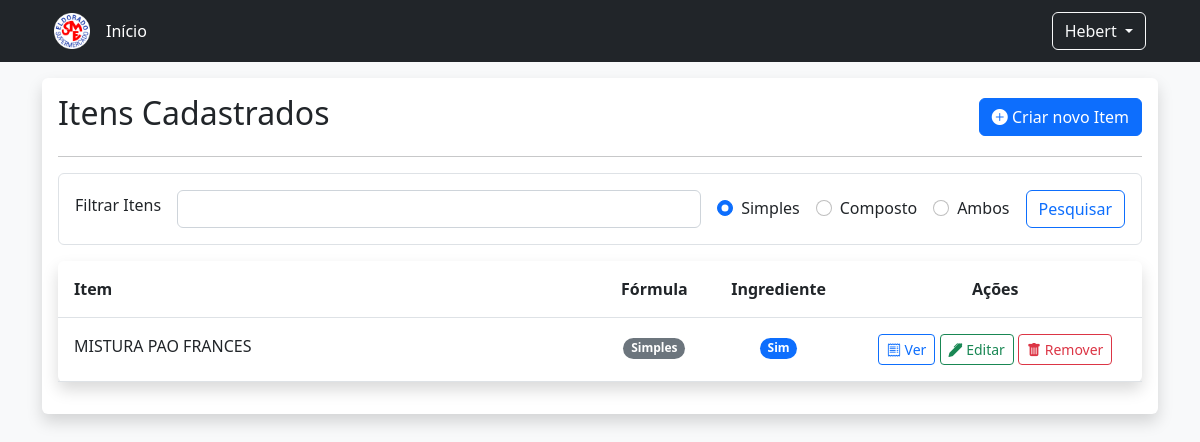
Before: / with the older database file.
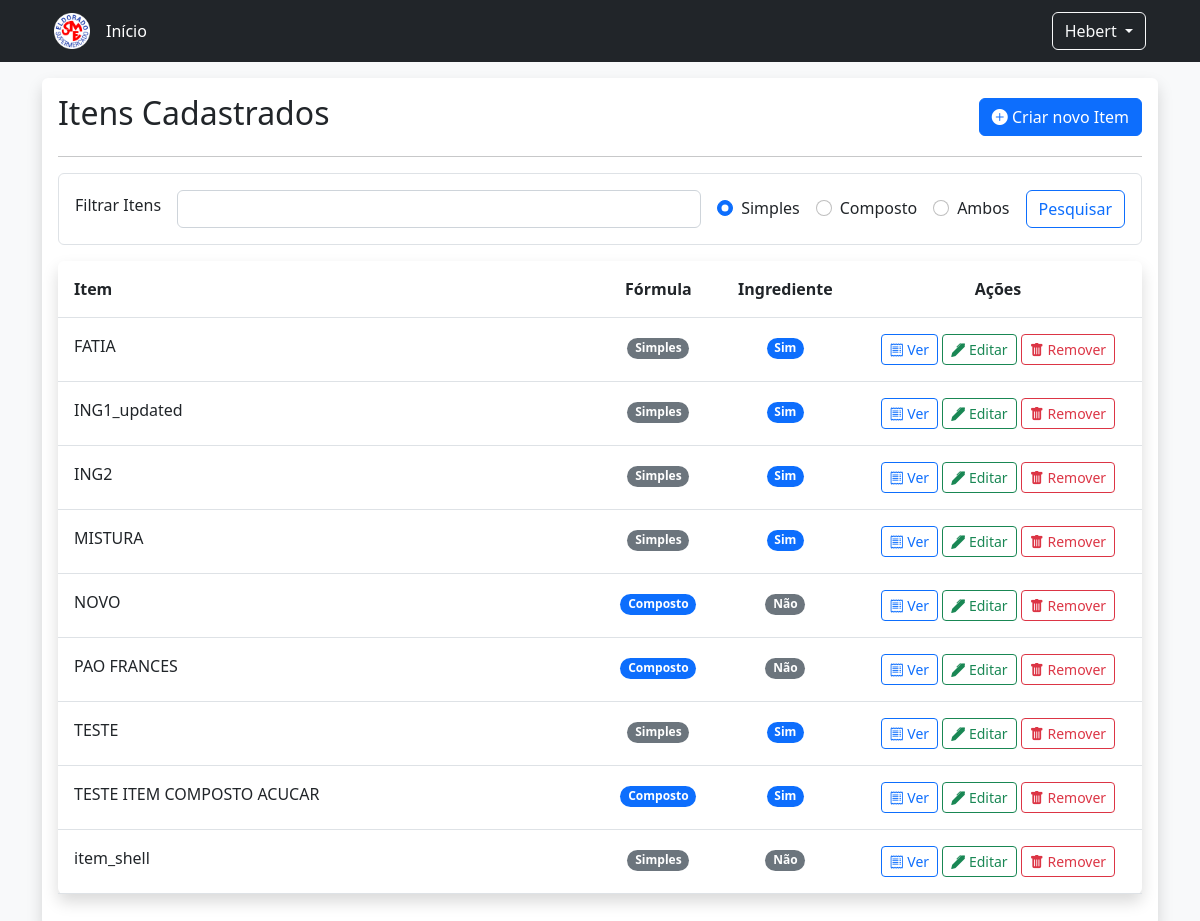
After: the same page with the newer database file.
### cadastros/models.py (models this page shows, shortened)
class Item(models.Model):
    descricao = models.CharField('Descrição', max_length=150, unique=True)
    ingrediente = models.BooleanField('Ingrediente', default=False)
    composto = models.BooleanField('Composto', default=False)

### cadastros/views.py (the view)
# urls.py: path('', views.lista_item, name='lista_item'),
def lista_item(request):
    itens = Item.objects.all().order_by('descricao')
    context = { 'itens': itens }
    return render(request, 'lista_item.html', context)

### cadastros/templates/lista_item.html (shortened to what this page needs)
{% extends "base.html" %}
{% load static %}
{% load custom_tags %}
{% block body %}
<div class="d-flex align-items-center">
    <div class="d-flex flex-fill">
        <h2> Itens Cadastrados </h2>
    </div>
    <div class="position-absolute end-0 pe-3">
        <a class="btn btn-primary" href="{% url 'cadastro_item' %}" role="button">
            <i class="bi bi-plus-circle-fill"></i>
            Criar novo Item
        </a>
    </div>
</div>
<hr>
<div class="d-flex flex-row align-items-center p-3 border rounded gap-3 flex-wrap">
    <div class="d-flex flex-row flex-grow-1 align-items-center gap-3">
        <label for="pesquisa" class="form-label d-flex text-nowrap">Filtrar Itens</label>
        <input type="text" name="pesquisa" id="pesquisa" class="form-control d-flex flex-grow-1">
    </div>
    <div class="d-flex flex-grow-0 gap-3">
        <div class="form-check">
            <input class="form-check-input" type="radio" name="radioFormula" id="radioSimples" value="False" checked>
            <label class="form-check-label" for="radioSimples">
                Simples
            </label>
        </div>
        <div class="form-check">
            <input class="form-check-input" type="radio" name="radioFormula" id="radioComposto" value="True">
            <label class="form-check-label" for="radioComposto">
                Composto
            </label>
        </div>
        <div class="form-check">
            <input class="form-check-input" type="radio" name="radioFormula" id="radioAmbos">
            <label class="form-check-label" for="radioAmbos">
                Ambos
            </label>
        </div>
    </div>
    <div class="d-flex flex-grow-0">
        <button class="btn btn-outline-primary">Pesquisar</button>
    </div>
</div>
<div class="mt-3">
    <table class="table table-hover rounded shadow">
        <thead>
            <tr>
                <th scope="col" class="p-3 col-lg-6">Item</th>
                <th scope="col" class="p-3 text-center">Fórmula</th>
                <th scope="col" class="p-3 text-center">Ingrediente</th>
                <th scope="col" class="p-3 text-center">Ações</th>
            </tr>
        </thead>
        <tbody id="bodyTableItens">
            {% if itens %}
                {% for item in itens %}
                <tr>
                    <td class="p-3 col-lg-6">{{ item.descricao }}</td>
                    <td class="p-3 text-center">
                        {% if item.composto %}
                            <span class="badge rounded-pill text-bg-primary">Composto</span>
                        {% else %}
                            <span class="badge rounded-pill text-bg-secondary">Simples</span>
                        {% endif %}
                    </td>
                    <td class="p-3 text-center">
                        {% if item.ingrediente %}
                            <span class="badge rounded-pill text-bg-primary">Sim</span>
                        {% else %}
                            <span class="badge rounded-pill text-bg-secondary">Não</span>
                        {% endif %}
                    </td>
                    <td class="p-3 text-center">
                            <a class="btn btn-outline-primary btn-sm" href="{% url 'exibe_rotulo' item.id %}" role="button">
                                <i class="bi bi-receipt"></i>
                                Ver
                            </a>
                            <a class="btn btn-outline-success btn-sm" href="#" role="button">
                                <i class="bi bi-pen-fill"></i>
                                Editar
                            </a>
                            <a class="btn btn-outline-danger btn-sm" href="#" role="button" data-bs-toggle="modal" data-bs-target="#excluirModal">
                                <i class="bi bi-trash-fill"></i>
                                Remover
                            </a>
                    </td>
                </tr>
                {% endfor %}
            {% else %}
                <tr>
                    <td colspan="4" class="p-3 text-center">
                        Não há itens para serem exibidos.
                    </td>
                </tr>
            {% endif %}
        </tbody>
    </table>
{% endblock %}

### templates/base.html (shortened to what this page needs)
{% load static %}
<!DOCTYPE html>
<html lang="pt-BR">
<head>
    <link href="https://cdn.jsdelivr.net/npm/bootstrap@5.2.2/dist/css/bootstrap.min.css" rel="stylesheet">
    <link rel="stylesheet" href="https://cdn.jsdelivr.net/npm/bootstrap-icons@1.9.1/font/bootstrap-icons.css">
</head>
<body class="bg-light">
    <div class="d-flex flex-column align-self-stretch">
        {% block nav %}
        {% include "nav.html" %}
        {% endblock %}
        <div class="container">
            <div class="bg-white p-3 mt-3 rounded shadow position-relative">
            {% block body %}
            {% endblock %}
            </div>
        </div>
    </div>
</body>
</html>

### templates/nav.html (shortened to what this page needs)
{% load static %}
<nav class="navbar sticky-top navbar-dark bg-dark">
    <div class="container px-4">
        <a class="navbar-brand" href="{% url 'home' %}">
          <img src="{% static 'img/logo_200.png' %}" alt="Bootstrap" width="36"></a>
        <a class="nav-link text-white ms-0 me-auto" href="{% url 'home' %}">Início</a>
        <div class="btn-group">
          <button type="button" class="btn btn-outline-light dropdown-toggle" data-bs-toggle="dropdown" data-bs-display="static" aria-expanded="false">
            Hebert
          </button>
        </div>
    </div>
</nav>

Changed rows visible on the page:
removed Item: descricao "MISTURA PAO FRANCES", composto "Simples", ingrediente "Sim"
added Item: descricao "FATIA", composto "Simples", ingrediente "Sim"
added Item: descricao "ING1_updated", composto "Simples", ingrediente "Sim"
added Item: descricao "ING2", composto "Simples", ingrediente "Sim"
added Item: descricao "MISTURA", composto "Simples", ingrediente "Sim"
added Item: descricao "NOVO", composto "Composto", ingrediente "Não"
added Item: descricao "PAO FRANCES", composto "Composto", ingrediente "Não"
added Item: descricao "TESTE", composto "Simples", ingrediente "Sim"
added Item: descricao "TESTE ITEM COMPOSTO ACUCAR", composto "Composto", ingrediente "Sim"
added Item: descricao "item_shell", composto "Simples", ingrediente "Não"
